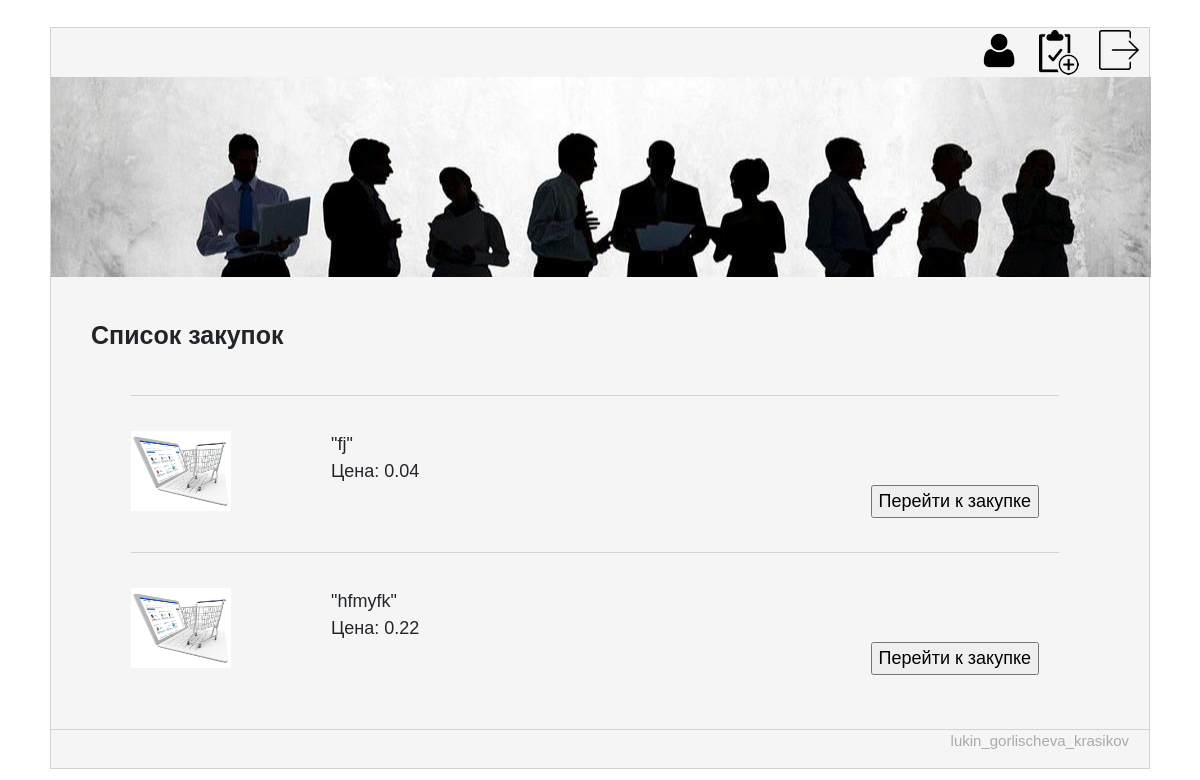
Page /main/ on the earlier database version.
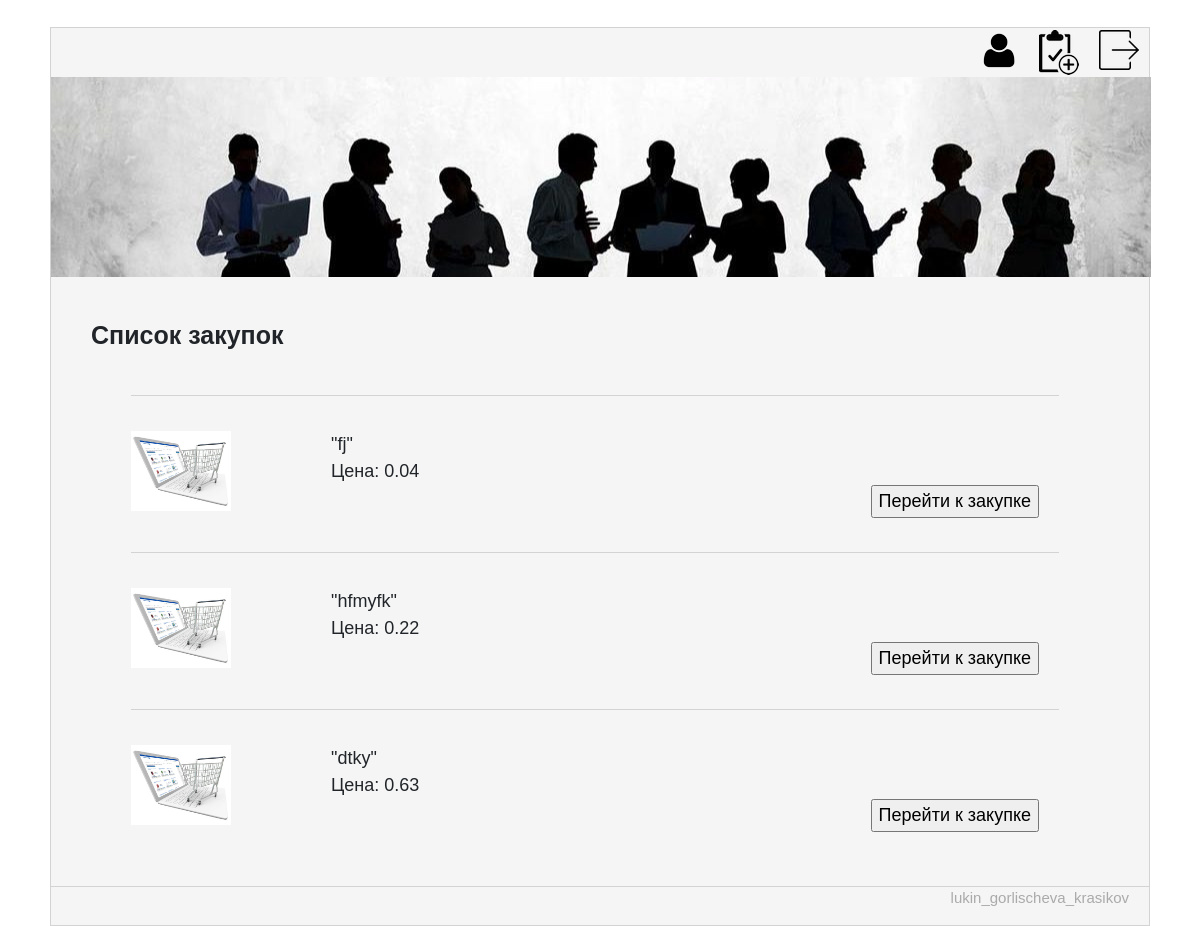
Same page on the later database version.
### GroupBuyApp/models.py (models this page shows, shortened)
class Lot(models.Model):
    name = models.CharField(max_length=50)
    account = models.ForeignKey(Account, default=1, on_delete=models.CASCADE)
    price = models.DecimalField(max_digits=10, decimal_places=2)
    available = models.BooleanField(default=True)
    created = models.DateTimeField(auto_now_add=True)
    ended = models.DateTimeField(auto_now=True)
    minUsers = models.IntegerField(default=0)
    hasMax = models.BooleanField(default=False)
    maxUsers = models.IntegerField(default=1000000)
    usersJoin = models.IntegerField(default=0)
    description = models.CharField(max_length=256, default="")

### GroupBuyApp/views.py (the view)
# urls.py: url(r'^main/', views.lots_list),
def lots_list(request):
    lots = Lot.objects.all()
    return render(request, 'listBuy.html', {
        "lots": lots
    })

### GroupBuyApp/templates/listBuy.html (shortened to what this page needs)
﻿{% load staticfiles  %}
<html>
	<head>
        <link rel="stylesheet" href="https://maxcdn.bootstrapcdn.com/bootstrap/4.0.0-beta.2/css/bootstrap.min.css">
        <link rel="stylesheet" href="{% static 'css/style.css' %}">
	</head>
<body>
<div class="page">
	<header>
	<a href="/login.html"><img alt="" src="{% static 'images/out.png' %}"></a>
	<a href="/create.html"><img alt="" src="{% static 'images/new.png' %}"></a>
	<a href="/profile.html" class="prof"><img alt="" src="{% static 'images/prof.png' %}"></a>
	<div class="header-img-home"></div>
	</header>
	<div class="content-box">
		<div class="cont">Список закупок</div>
        {% for lot in lots %}
			<div class="lot">
                <div class="img-with-capt">
                    <img src="{% static 'images/buy.jpg' %}"/>
                </div>
                <div class="text-left">
                     "{{ lot.name }}" <br>
                    <a href="/lot?id={{lot.id}}"><input type="button" value="Перейти к закупке" class="buttonCreate go"></a>
                     Цена: {{ lot.price }} <br>
                </div>
				<br>
			</div>
        {% endfor %}
	</div>
	<footer class="site-footer">
		<div class="copyrights"><p>lukin_gorlischeva_krasikov</p></div>
	</footer>
</div>
</body>
</html>

Differences in the rows shown:
added Lot: name "dtky", price "0.63"
